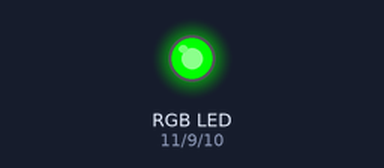
This sketch was run on a simulated Arduino Uno, built with avr-gcc and run on an emulated ATmega328P. Parts: an RGB LED mixed from three pins (HIGH = lit). What the sketch prints to the serial monitor is not drawn.

Above: at 0.15 s.
Timing chart, 0 to 1.6 s (numbered marks = the images above):
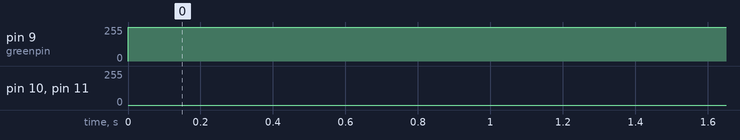

The sketch:

4_3-color_LED_module__KY-016_.ino
```cpp
/***********************************************************
File name: 4 –  3-color LED module (KY-016)
Let, It shows different color of RGB light will be blinking
Company: SunRobotics Technologies
Website: www.sunrobotics.co.in
Email: support@sunrobotics.co.in
**********************************************************/

int redpin = 11; // select the pin for the red LED
int bluepin =10; // select the pin for the  blue LED
int greenpin =9; // select the pin for the green LED
int val;
void setup()  {
  pinMode(redpin, OUTPUT);
  pinMode(bluepin, OUTPUT);
  pinMode(greenpin, OUTPUT);
  Serial.begin(9600);
}
void loop()  {
  for(val = 255; val > 0; val--)    {
    analogWrite(11, val);
    analogWrite(10, 255 - val);
    analogWrite(9, 128 - val);
    Serial.println(val, DEC);
    delay(5);
  }
  for(val = 0; val < 255; val++)    {
    analogWrite(11, val);
    analogWrite(10, 255 - val);
    analogWrite(9, 128 - val);
    Serial.println(val, DEC);
    delay(5);
  }
}
```

Measured:
- by itself, pin 9 (greenpin): 0/255 → 255/255 at 0.00 s
